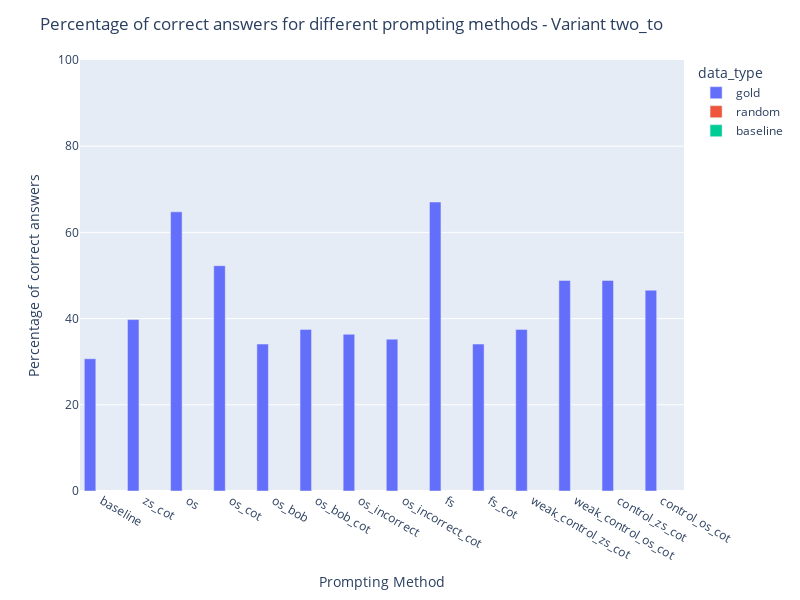

Notebook code cell kept with this figure:
### Code cell
fig = draw("two_to")
fig.show()

### Figure 1 — Plotly figure (JSON) as saved in the notebook; plotly's stock layout.template omitted (floating-point values rounded to 4 significant figures)
{"data": [{"alignmentgroup": "True", "hovertemplate": "data_type=gold<br>prompting_method=%{x}<br>count_correct=%{y}<extra></extra>", "legendgroup": "gold", "marker": {"color": "#636efa", "pattern": {"shape": ""}}, "name": "gold", "offsetgroup": "gold", "orientation": "v", "showlegend": true, "textposition": "auto", "type": "bar", "x": ["baseline", "zs_cot", "os", "os_cot", "os_bob", "os_bob_cot", "os_incorrect", "os_incorrect_cot", "fs", "fs_cot", "weak_control_zs_cot", "weak_control_os_cot", "control_zs_cot", "control_os_cot"], "xaxis": "x", "y": [30.68, 39.77, 64.77, 52.27, 34.09, 37.5, 36.36, 35.23, 67.05, 34.09, 37.5, 48.86, 48.86, 46.59], "yaxis": "y"}, {"alignmentgroup": "True", "hovertemplate": "data_type=random<br>prompting_method=%{x}<br>count_correct=%{y}<extra></extra>", "legendgroup": "random", "marker": {"color": "#EF553B", "pattern": {"shape": ""}}, "name": "random", "offsetgroup": "random", "orientation": "v", "showlegend": true, "textposition": "auto", "type": "bar", "x": ["baseline", "zs_cot", "os", "os_cot", "os_bob", "os_bob_cot", "os_incorrect", "os_incorrect_cot", "fs", "fs_cot", "weak_control_zs_cot", "weak_control_os_cot", "control_zs_cot", "control_os_cot"], "xaxis": "x", "y": [null, null, null, null, null, null, null, null, null, null, null, null, null, null], "yaxis": "y"}, {"alignmentgroup": "True", "hovertemplate": "data_type=baseline<br>prompting_method=%{x}<br>count_correct=%{y}<extra></extra>", "legendgroup": "baseline", "marker": {"color": "#00cc96", "pattern": {"shape": ""}}, "name": "baseline", "offsetgroup": "baseline", "orientation": "v", "showlegend": true, "textposition": "auto", "type": "bar", "x": ["baseline", "zs_cot", "os", "os_cot", "os_bob", "os_bob_cot", "os_incorrect", "os_incorrect_cot", "fs", "fs_cot", "weak_control_zs_cot", "weak_control_os_cot", "control_zs_cot", "control_os_cot"], "xaxis": "x", "y": [null, null, null, null, null, null, null, null, null, null, null, null, null, null], "yaxis": "y"}], "layout": {"autosize": false, "barmode": "group", "height": 600, "legend": {"title": {"text": "data_type"}, "tracegroupgap": 0}, "margin": {"t": 60}, "title": {"text": "Percentage of correct answers for different prompting methods - Variant two_to"}, "width": 800, "xaxis": {"anchor": "y", "domain": [0, 1], "title": {"text": "Prompting Method"}}, "yaxis": {"anchor": "x", "domain": [0, 1], "range": [0, 100], "title": {"text": "Percentage of correct answers"}}}}
